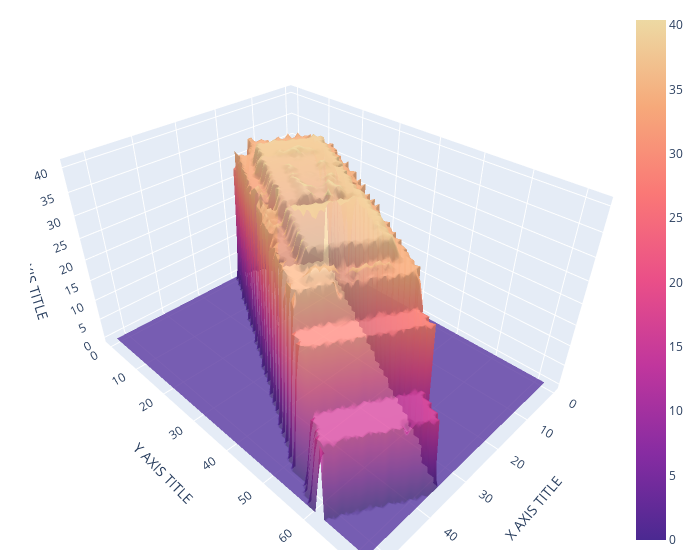

Write notebook code for a chart like this one.
### Code cell
fig = go.Figure(data=go.Surface (z= CHM, opacity=0.8, colorscale='agsunset'))
                  

fig.update_layout(scene = dict(
                    xaxis_title='X AXIS TITLE',
                    yaxis_title='Y AXIS TITLE',
                    zaxis_title='Z AXIS TITLE'),
                    width=700,
                    margin=dict(r=30, b=10, l=30, t=10))

fig.show()

### Figure 1 — Plotly figure (JSON) as saved in the notebook; plotly's stock layout.template omitted (floating-point values rounded to 4 significant figures; data arrays with more than 128 entries replaced by an {"elided": "..."} marker saying what was removed)
{"data": [{"colorscale": [[0, "rgb(75, 41, 145)"], [0.1667, "rgb(135, 44, 162)"], [0.3333, "rgb(192, 54, 157)"], [0.5, "rgb(234, 79, 136)"], [0.6667, "rgb(250, 120, 118)"], [0.8333, "rgb(246, 169, 122)"], [1, "rgb(237, 217, 163)"]], "opacity": 0.8, "type": "surface", "z": {"elided": "73x54 float values"}}], "layout": {"margin": {"b": 10, "l": 30, "r": 30, "t": 10}, "scene": {"xaxis": {"title": {"text": "X AXIS TITLE"}}, "yaxis": {"title": {"text": "Y AXIS TITLE"}}, "zaxis": {"title": {"text": "Z AXIS TITLE"}}}, "width": 700}}
